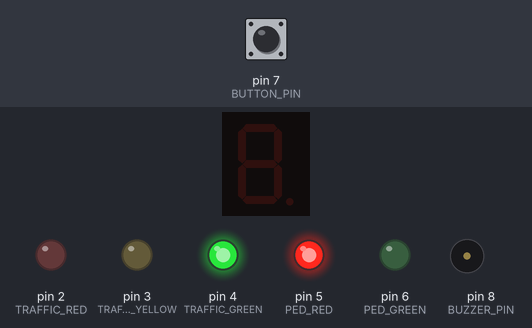
This sketch was run on a simulated Arduino Uno, built with avr-gcc and run on an emulated ATmega328P. On the bench: 1-digit seven-segment display, output pins drawn as LEDs (lit = HIGH), buzzer (waves = sounding). Wiring (inferred from the names in the program): 1-digit 7-segment display, segments lit when HIGH: segments pin 9, pin 10, pin 11, pin 12, pin 13, A0, A1. The inputs (shaded band) are chosen by the test bench; at power-on: pin 7 (BUTTON_PIN) HIGH. The segment pins are drawn as the display they are named for; pins used as bus, display or sensor lines are not drawn.

Above: at 1.2 s.
1.3 s: pin 7 (BUTTON_PIN) pulled LOW for 0.15 s
At 2.3 s:
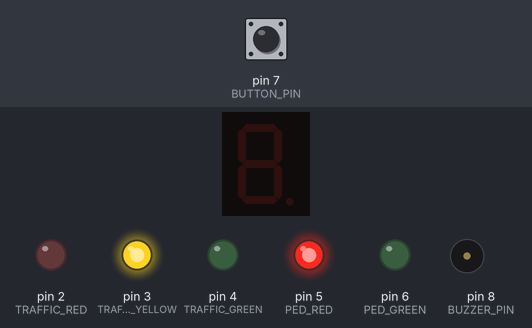
At 5.5 s:
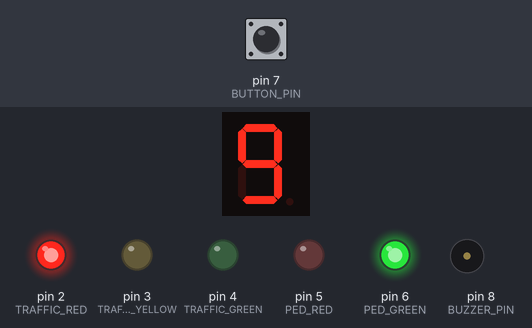
Timing chart, 0 to 19.4 s (numbered marks = the images above; inputs shaded):
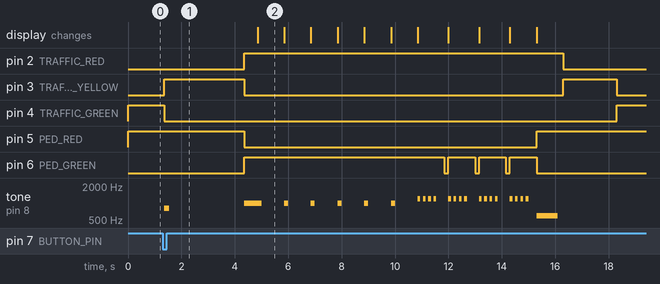

Measured:
- after the input at 1.3 s, pin 2 (TRAFFIC_RED): LOW → HIGH after 3.1 s, → LOW 12.0 s later; pin 3 (TRAFFIC_YELLOW): LOW → HIGH after 0.05 s, → LOW 3.0 s later, → HIGH 12.0 s later, → LOW 2.0 s later

The sketch:

question_1_mechatronics1.ino
```cpp
//  Pin Definitions
const int TRAFFIC_RED    = 2;
const int TRAFFIC_YELLOW = 3;
const int TRAFFIC_GREEN  = 4;

const int PED_RED        = 5;
const int PED_GREEN      = 6;

const int BUTTON_PIN     = 7;
const int BUZZER_PIN     = 8;

// 7-Segment pins: A, B, C, D, E, F, G
const int SEG[7] = {9, 10, 11, 12, 13, A0, A1};

//  7-Segment Digit Encoding
// Segments: A B C D E F G
// Digit patterns for 0–9
const byte DIGITS[10][7] = {
  {1,1,1,1,1,1,0}, // 0
  {0,1,1,0,0,0,0}, // 1
  {1,1,0,1,1,0,1}, // 2
  {1,1,1,1,0,0,1}, // 3
  {0,1,1,0,0,1,1}, // 4
  {1,0,1,1,0,1,1}, // 5
  {1,0,1,1,1,1,1}, // 6
  {1,1,1,0,0,0,0}, // 7
  {1,1,1,1,1,1,1}, // 8
  {1,1,1,1,0,1,1}, // 9
};

//  Function: Display digit on 7-segment
void showDigit(int num) {
  if (num < 0 || num > 9) {
    for (int i = 0; i < 7; i++) digitalWrite(SEG[i], LOW);
    return;
  }
  for (int i = 0; i < 7; i++) {
    digitalWrite(SEG[i], DIGITS[num][i]);
  }
}

//  Function: Clear 7-segment
void clearDisplay() {
  for (int i = 0; i < 7; i++) digitalWrite(SEG[i], LOW);
}

//  Function: Buzzer beep
void beep(int frequency, int duration) {
  tone(BUZZER_PIN, frequency, duration);
}

//  Function: Set traffic light
void setTrafficLight(bool red, bool yellow, bool green) {
  digitalWrite(TRAFFIC_RED,    red    ? HIGH : LOW);
  digitalWrite(TRAFFIC_YELLOW, yellow ? HIGH : LOW);
  digitalWrite(TRAFFIC_GREEN,  green  ? HIGH : LOW);
}

//  Function: Set pedestrian light
void setPedLight(bool red, bool green) {
  digitalWrite(PED_RED,   red   ? HIGH : LOW);
  digitalWrite(PED_GREEN, green ? HIGH : LOW);
}

//  Setup
void setup() {
  pinMode(TRAFFIC_RED,    OUTPUT);
  pinMode(TRAFFIC_YELLOW, OUTPUT);
  pinMode(TRAFFIC_GREEN,  OUTPUT);

  pinMode(PED_RED,   OUTPUT);
  pinMode(PED_GREEN, OUTPUT);

  pinMode(BUTTON_PIN, INPUT_PULLUP);
  pinMode(BUZZER_PIN, OUTPUT);

  for (int i = 0; i < 7; i++) {
    pinMode(SEG[i], OUTPUT);
  }

  // Normal starting state: Traffic GREEN, Pedestrian RED
  setTrafficLight(false, false, true);
  setPedLight(true, false);
  clearDisplay();

}

//  Main Loop
void loop() {
  // Poll button (active LOW due to INPUT_PULLUP)
  if (digitalRead(BUTTON_PIN) == LOW) {
    delay(50);
    if (digitalRead(BUTTON_PIN) == LOW) {
      pedestrianCrossingSequence();
      while (digitalRead(BUTTON_PIN) == LOW) delay(10);
    }
  }
}

//  Pedestrian Crossing Sequence
void pedestrianCrossingSequence() {

  // PHASE 1: Traffic Yellow (3 second warning)
  setTrafficLight(false, true, false);
  setPedLight(true, false);
  clearDisplay();
  beep(800, 200);
  delay(3000);

  // PHASE 2: Traffic Red + Pedestrian Green
  setTrafficLight(true, false, false);
  setPedLight(false, true);
  beep(1000, 500);
  delay(500);

  // PHASE 3: Countdown from 9 to 0
  for (int count = 9; count >= 0; count--) {
    showDigit(count);

    if (count > 3) {
      // Normal crossing: one beep per second
      beep(1000, 150);
      delay(1000);
    } else {
      // Urgent warning: fast double-beep + flashing green
      for (int half = 0; half < 2; half++) {
        beep(1200, 100);
        delay(200);
        beep(1200, 100);
        delay(200);
      }
      delay(200);

      if (count > 0) {
        setPedLight(false, false); // Flash OFF
        delay(150);
        setPedLight(false, true);  // Flash ON
      }
    }
  }

  // PHASE 4: Pedestrian Red + stop buzzer
  setPedLight(true, false);
  clearDisplay();
  beep(600, 800);
  delay(1000);

  // PHASE 5: Traffic Yellow (transition back)
  setTrafficLight(false, true, false);
  delay(2000);

  // PHASE 6: Traffic Green resumes
  setTrafficLight(false, false, true);
  clearDisplay();
}
```
